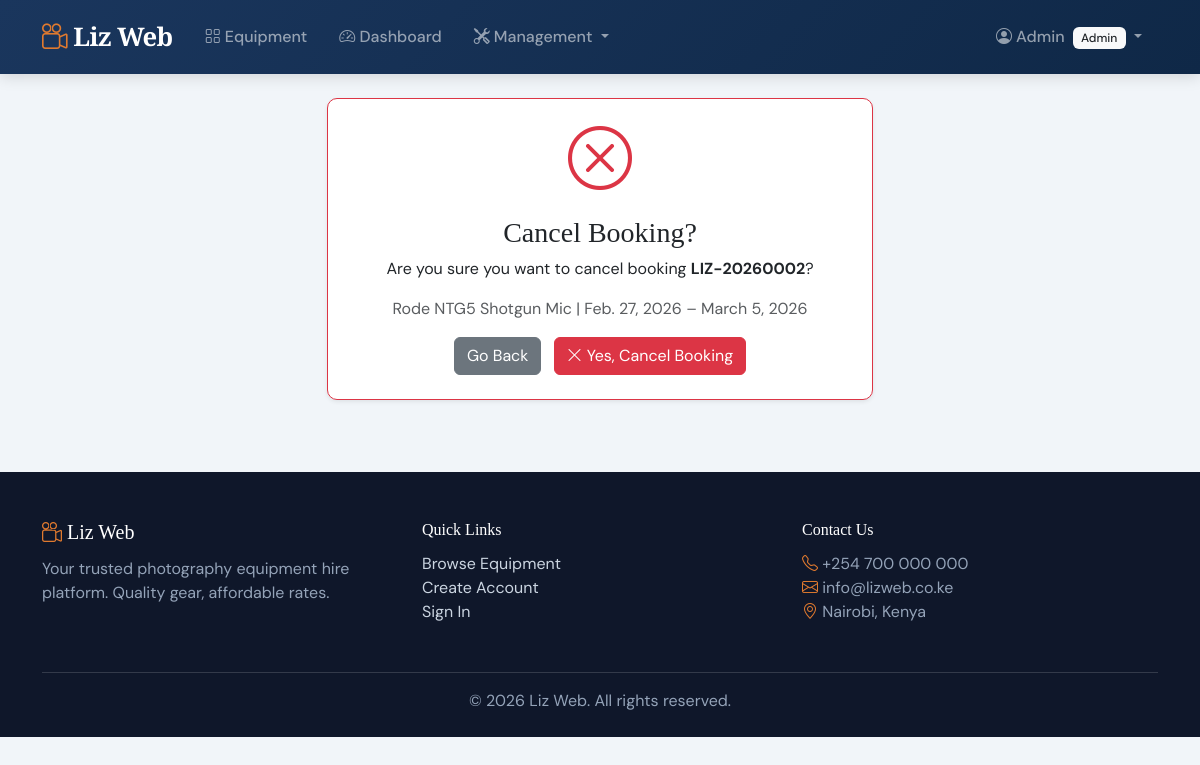
The page /bookings/2/cancel/ (signed in) on the database its author committed.
### accounts/models.py (models this page shows, shortened)
class User(AbstractUser):
    class Role(models.TextChoices):
        ADMIN = 'admin', 'Admin'
        STAFF = 'staff', 'Staff'
        CUSTOMER = 'customer', 'Customer'
    role = models.CharField(
        max_length=10,
        choices=Role.choices,
        default=Role.CUSTOMER,
    )
    phone_number = models.CharField(max_length=15, blank=True)
    id_number = models.CharField(max_length=20, blank=True, verbose_name='ID Number')
    address = models.TextField(blank=True)
    date_joined = models.DateTimeField(auto_now_add=True)
    class Meta:
        ordering = ['-date_joined']

### bookings/models.py (models this page shows, shortened)
class Booking(models.Model):
    class Status(models.TextChoices):
        PENDING = 'pending', 'Pending Payment'
        CONFIRMED = 'confirmed', 'Confirmed'
        ISSUED = 'issued', 'Equipment Issued'
        RETURNED = 'returned', 'Returned'
        OVERDUE = 'overdue', 'Overdue'
        CANCELLED = 'cancelled', 'Cancelled'
    booking_number = models.CharField(max_length=20, unique=True, editable=False)
    customer = models.ForeignKey(settings.AUTH_USER_MODEL, on_delete=models.CASCADE, related_name='bookings')
    equipment = models.ForeignKey(Equipment, on_delete=models.CASCADE, related_name='bookings')
    start_date = models.DateField()
    end_date = models.DateField()
    status = models.CharField(max_length=15, choices=Status.choices, default=Status.PENDING)
    total_amount = models.DecimalField(max_digits=12, decimal_places=2, default=0)
    notes = models.TextField(blank=True)
    issued_by = models.ForeignKey(
        settings.AUTH_USER_MODEL, on_delete=models.SET_NULL,
        null=True, blank=True, related_name='issued_bookings'
    )
    issued_at = models.DateTimeField(null=True, blank=True)
    returned_at = models.DateTimeField(null=True, blank=True)
    returned_to = models.ForeignKey(
        settings.AUTH_USER_MODEL, on_delete=models.SET_NULL,
        null=True, blank=True, related_name='received_returns'
    )
    late_fee = models.DecimalField(max_digits=10, decimal_places=2, default=0)
    damage_fee = models.DecimalField(max_digits=10, decimal_places=2, default=0)
    damage_notes = models.TextField(blank=True)
    created_at = models.DateTimeField(auto_now_add=True)
    updated_at = models.DateTimeField(auto_now=True)
    class Meta:
        ordering = ['-created_at']

### equipment/models.py (models this page shows, shortened)
class Equipment(models.Model):
    class Status(models.TextChoices):
        AVAILABLE = 'available', 'Available'
        HIRED = 'hired', 'Hired Out'
        MAINTENANCE = 'maintenance', 'Under Maintenance'
        RESERVED = 'reserved', 'Reserved'
    category = models.ForeignKey(Category, on_delete=models.CASCADE)
    name = models.CharField(max_length=200)
    description = models.TextField()
    brand = models.CharField(max_length=100, blank=True)
    model_number = models.CharField(max_length=100, blank=True)
    serial_number = models.CharField(max_length=100, unique=True)
    daily_rate = models.DecimalField(max_digits=10, decimal_places=2, help_text='Daily hire rate in KES')
    replacement_value = models.DecimalField(max_digits=12, decimal_places=2, help_text='Value for damage assessment')
    status = models.CharField(max_length=15, choices=Status.choices, default=Status.AVAILABLE)
    image = models.ImageField(upload_to='equipment/', blank=True, null=True)
    image_url = models.URLField(max_length=500, blank=True, help_text='External image URL (used if no uploaded image)')
    condition_notes = models.TextField(blank=True)
    is_active = models.BooleanField(default=True)
    created_at = models.DateTimeField(auto_now_add=True)
    updated_at = models.DateTimeField(auto_now=True)
    class Meta:
        verbose_name_plural = 'Equipment'
        ordering = ['category', 'name']

### bookings/views.py (the view)
# urls.py: path('<int:pk>/cancel/', views.cancel_booking, name='cancel_booking'),
@login_required
def cancel_booking(request, pk):
    booking = get_object_or_404(Booking, pk=pk)
    if request.user.role == 'customer' and booking.customer != request.user:
        messages.error(request, 'Access denied.')
        return redirect('dashboard')
    if booking.status not in ('pending', 'confirmed'):
        messages.error(request, 'Only pending or confirmed bookings can be cancelled.')
        return redirect('booking_detail', pk=pk)
    if request.method == 'POST':
        booking.cancel_booking()
        messages.success(request, f'Booking {booking.booking_number} has been cancelled.')
        if request.user.role == 'customer':
            return redirect('my_bookings')
        return redirect('all_bookings')
    return render(request, 'bookings/cancel_confirm.html', {'booking': booking})

### accounts/templatetags/role_tags.py (called while the page is built)
@register.filter
def has_role(user, role):
    if not user.is_authenticated:
        return False
    return user.role == role

@register.filter
def is_staff_or_admin(user):
    if not user.is_authenticated:
        return False
    return user.role in ('staff', 'admin')

### templates/bookings/cancel_confirm.html (shortened to what this page needs)
{% extends 'base.html' %}
{% block content %}
<div class="row justify-content-center">
    <div class="col-md-6">
        <div class="card shadow-sm border-danger">
            <div class="card-body text-center p-4">
                <i class="bi bi-x-circle display-3 text-danger"></i>
                <h3 class="mt-3">Cancel Booking?</h3>
                <p>Are you sure you want to cancel booking <strong>{{ booking.booking_number }}</strong>?</p>
                <p class="text-muted">{{ booking.equipment.name }} | {{ booking.start_date }} – {{ booking.end_date }}</p>
                <form method="post">
                    <a href="{% url 'booking_detail' booking.pk %}" class="btn btn-secondary me-2">Go Back</a>
                    <button type="submit" class="btn btn-danger"><i class="bi bi-x-lg"></i> Yes, Cancel Booking</button>
                </form>
            </div>
        </div>
    </div>
</div>
{% endblock %}

### templates/base.html (shortened to what this page needs)
{% load static %}
{% load role_tags %}
<!DOCTYPE html>
<html lang="en">
<head>
    <link href="https://cdn.jsdelivr.net/npm/bootstrap@5.3.3/dist/css/bootstrap.min.css" rel="stylesheet">
    <link href="https://cdn.jsdelivr.net/npm/bootstrap-icons@1.11.3/font/bootstrap-icons.min.css" rel="stylesheet">
    <link rel="stylesheet" href="{% static 'css/style.css' %}">
</head>
<body>
    <nav class="navbar navbar-expand-lg navbar-dark liz-navbar sticky-top">
        <div class="container">
            <a class="navbar-brand liz-brand" href="{% url 'home' %}">
                <i class="bi bi-camera-reels"></i> Liz Web
            </a>
            <div class="collapse navbar-collapse" id="navContent">
                <ul class="navbar-nav me-auto">
                    <li class="nav-item">
                        <a class="nav-link" href="{% url 'equipment_list' %}"><i class="bi bi-grid"></i> Equipment</a>
                    </li>
                    {% if user.is_authenticated %}
                        <li class="nav-item">
                            <a class="nav-link" href="{% url 'dashboard' %}"><i class="bi bi-speedometer2"></i> Dashboard</a>
                        </li>
                        {% if user|is_staff_or_admin %}
                        <li class="nav-item dropdown">
                            <a class="nav-link dropdown-toggle" href="#" data-bs-toggle="dropdown">
                                <i class="bi bi-tools"></i> Management
                            </a>
                        </li>
                        {% endif %}
                    {% endif %}
                </ul>
                <ul class="navbar-nav">
                    {% if user.is_authenticated %}
                    <li class="nav-item dropdown">
                        <a class="nav-link dropdown-toggle" href="#" data-bs-toggle="dropdown">
                            <i class="bi bi-person-circle"></i> {{ user.first_name|default:user.username }}
                            <span class="badge bg-light text-dark ms-1">{{ user.get_role_display }}</span>
                        </a>
                    </li>
                    {% else %}
                    <li class="nav-item"><a class="nav-link" href="{% url 'login' %}"><i class="bi bi-box-arrow-in-right"></i> Login</a></li>
                    <li class="nav-item"><a class="btn btn-outline-light btn-sm ms-2 mt-1" href="{% url 'register' %}">Sign Up</a></li>
                    {% endif %}
                </ul>
            </div>
        </div>
    </nav>
    <main class="{% block main_class %}container py-4{% endblock %}">
        {% block content %}{% endblock %}
    </main>
    <footer class="liz-footer mt-5">
        <div class="container">
            <div class="row">
                <div class="col-md-4 mb-3">
                    <h5><i class="bi bi-camera-reels"></i> Liz Web</h5>
                    <p>Your trusted photography equipment hire platform. Quality gear, affordable rates.</p>
                </div>
                <div class="col-md-4 mb-3">
                    <h6>Quick Links</h6>
                    <ul class="list-unstyled">
                        <li><a href="{% url 'equipment_list' %}">Browse Equipment</a></li>
                        <li><a href="{% url 'register' %}">Create Account</a></li>
                        <li><a href="{% url 'login' %}">Sign In</a></li>
                    </ul>
                </div>
                <div class="col-md-4 mb-3">
                    <h6>Contact Us</h6>
                    <p>
                        <i class="bi bi-telephone"></i> +254 700 000 000<br>
                        <i class="bi bi-envelope"></i> info@lizweb.co.ke<br>
                        <i class="bi bi-geo-alt"></i> Nairobi, Kenya
                    </p>
                </div>
            </div>
            <hr>
            <p class="text-center mb-0">&copy; 2026 Liz Web. All rights reserved.</p>
        </div>
    </footer>
</body>
</html>

### static/css/style.css (style rules this page uses)
:root { --liz-primary: #1a365d; --liz-secondary: #2d6a4f; --liz-accent: #e07a2f; --liz-dark: #0f172a; --liz-light: #f8fafc; --liz-border: #e2e8f0; }
body { font-family: 'DM Sans', sans-serif; background-color: #f1f5f9; color: #1e293b; }
h1, h2, h3, h4, h5, h6, .hero-title, .liz-brand, .section-title { font-family: 'Playfair Display', serif; }
.liz-navbar { background: linear-gradient(135deg, var(--liz-primary) 0%, #0f2847 100%); padding: 0.8rem 0; box-shadow: 0 2px 15px rgba(0,0,0,0.15); }
.liz-brand { font-size: 1.6rem; font-weight: 700; letter-spacing: -0.5px; }
.liz-brand i { color: var(--liz-accent); }
.navbar-nav .nav-link { font-weight: 500; padding: 0.5rem 1rem !important; transition: color 0.2s; }
.card { border: 1px solid var(--liz-border); border-radius: 10px; overflow: hidden; }
.badge { font-weight: 500; padding: 0.4em 0.7em; }
.liz-footer { background-color: var(--liz-dark); color: #cbd5e1; padding: 3rem 0 1.5rem; }
.liz-footer h5, .liz-footer h6 { color: #ffffff; margin-bottom: 0.8rem; }
.liz-footer .text-muted, .liz-footer p, .liz-footer li { color: #94a3b8 !important; }
.liz-footer a { color: #cbd5e1; text-decoration: none; transition: color 0.2s; }
.liz-footer hr { border-color: rgba(255, 255, 255, 0.15); opacity: 1; }
.liz-footer i { color: var(--liz-accent); }

### rows shown on the page
User: first_name "Admin", role "Admin"
Booking: booking_number "LIZ-20260002", equipment.name "Rode NTG5 Shotgun Mic", start_date "Feb. 27, 2026", end_date "March 5, 2026"
